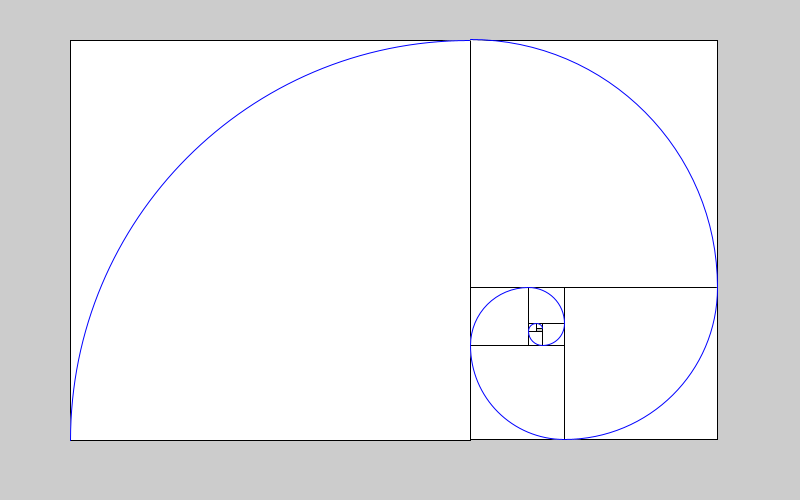
Frame 1 (no input)
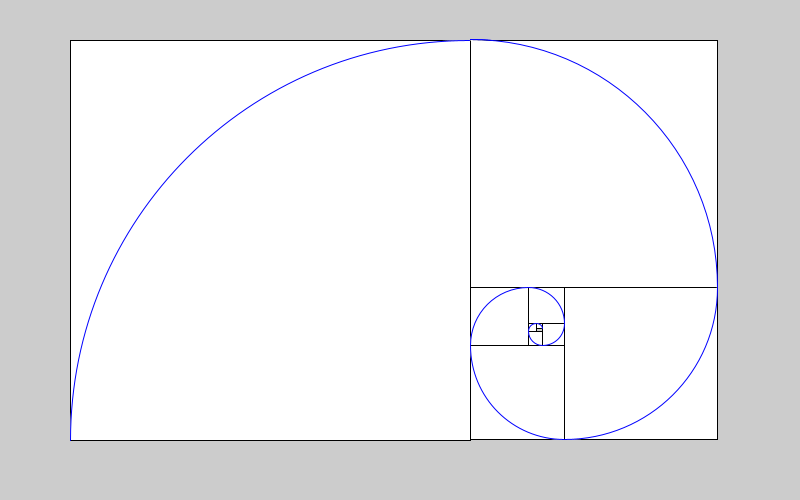
Frame 2 (the mouse pressed at the canvas centre, redrawn once)

The Processing sketch that drew these frames (run headless with seeded random() and noise(); the mouse was pressed at the canvas centre and the sketch redrawn once):

// Processing sketch: sk_recursive_golden_ratio
// ── sk_recursive_golden_ratio.pde
void setup()
{
  size( 800, 500 );
  noLoop();  // アニメーションしない
}

void draw()
{
  // 最初の再帰呼び出し
  drawGoldenRect( 70, 40, 0, 400, 10 );
}

/**
  再帰関数：再帰的に黄金比で分割した矩形内に円弧を描画する．
*/
void drawGoldenRect( float fX, float fY, int iDeg, float fRectSize, int iLevel )
{
  pushMatrix();

  // 座標変換
  translate( fX, fY );
  rotate( radians( iDeg ) );
  
  // 正方形
  stroke( 0, 0, 0 );
  rect( 0, 0, fRectSize, fRectSize );

  // 円弧描画
  // 中心点は矩形の右下の頂点
  stroke( 0, 0, 255 );
  arc( fRectSize, fRectSize, 2 * fRectSize, 2 * fRectSize, radians( 180 ), radians( 270 ), OPEN );
  
  if( iLevel > 1 )
  {   
    drawGoldenRect( fRectSize * 1.618, 0, 90, fRectSize * 0.618, iLevel - 1 );
  }
  
  popMatrix();
}
